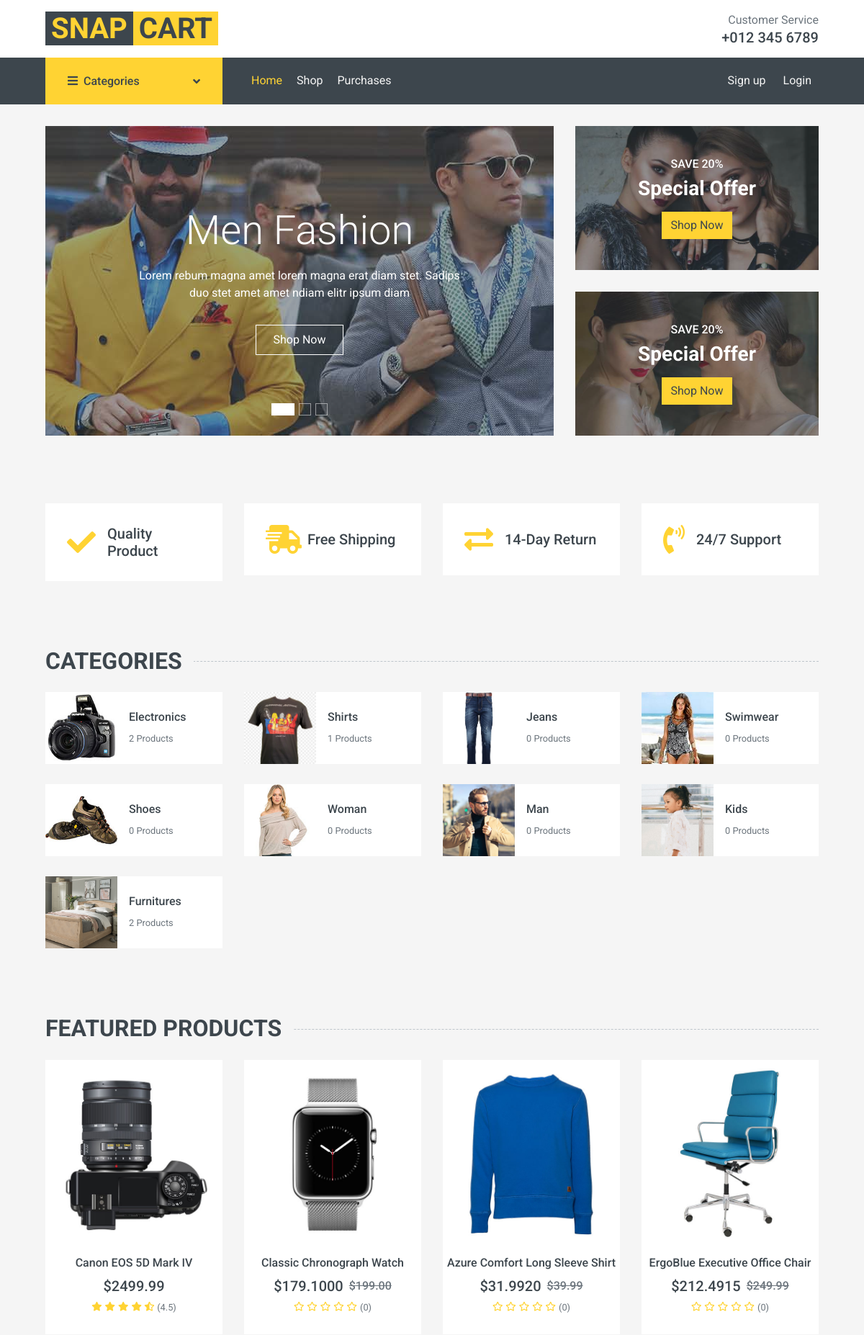
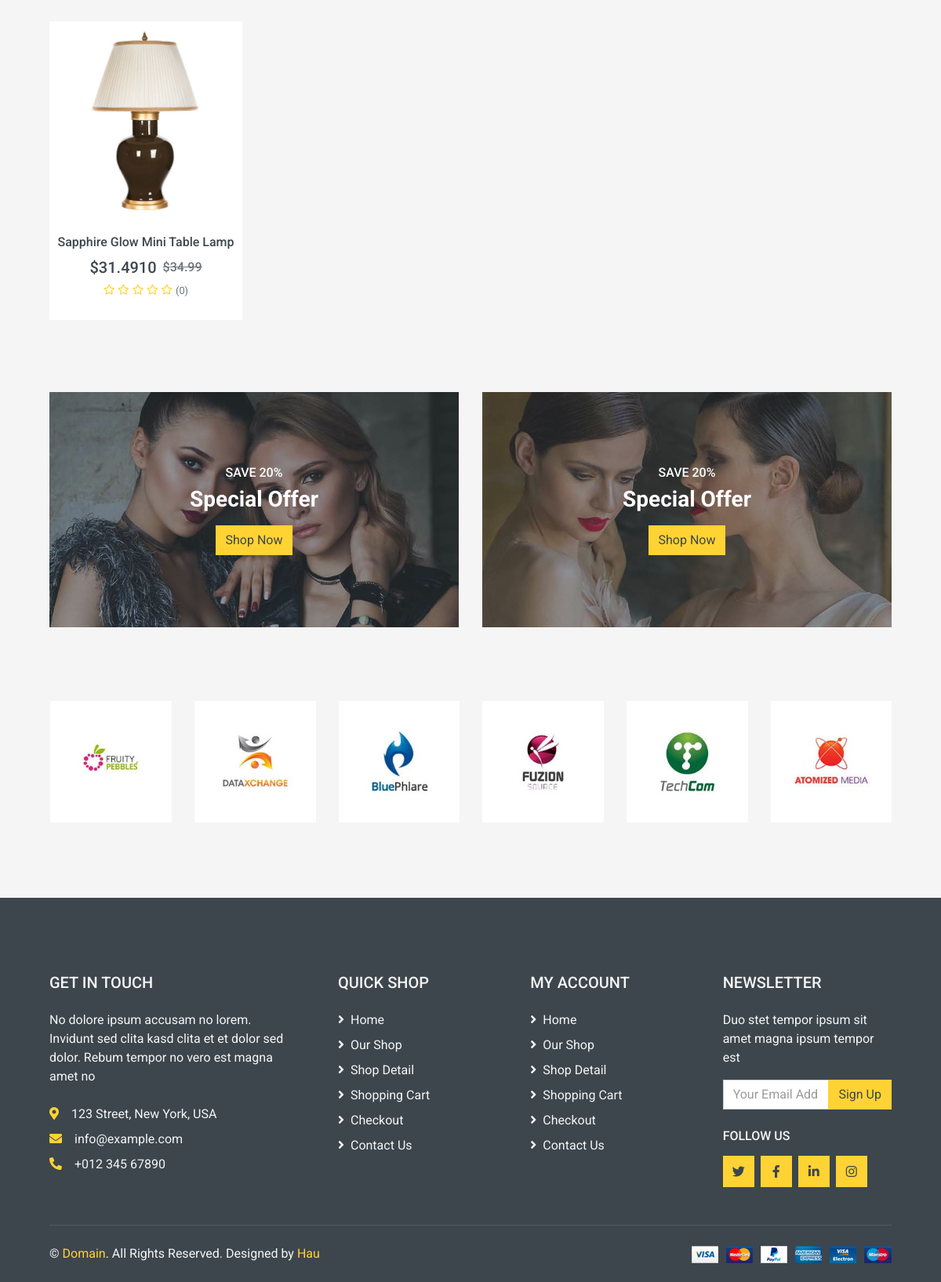
Screenshot of /products/ with the database file from the repository (2 pictures, top to bottom).
### products/models.py (models this page shows, shortened)
class Category(models.Model):
    name = models.CharField(max_length=255, unique=True)
    category_img = models.ImageField(default="", upload_to="category_images/")

class Product(models.Model):
    product_name = models.CharField(max_length=255)
    description = models.TextField()
    price = models.DecimalField(max_digits=10, decimal_places=2)
    discount = models.DecimalField(
        max_digits=5, decimal_places=2, default=0.00
    )  # Percentage discount
    stock_quantity = models.PositiveIntegerField()
    created_at = models.DateTimeField(auto_now_add=True)
    categories = models.ManyToManyField(
        Category
    )  # Many-to-many relationship with categories
    product_img = models.ImageField(upload_to="product_images/")
    def calculate_average_rating(self):
        return Rating.objects.filter(product=self).aggregate(Avg("rating"))[
            "rating__avg"
        ]
    @property
    def average_rating(self):
        avg_rating = self.calculate_average_rating()
        return avg_rating if avg_rating else 0
    @property
    def partial_rating(self):
        avg_rating = self.calculate_average_rating()
        decimal_part = avg_rating - int(avg_rating)  # Extract decimal part
        return int(decimal_part * 10) if decimal_part else 0
    @property
    def price_after_discount(self):
        return self.price * ((100 - self.discount) / 100)
    @property
    def has_discount(self):
        if self.price == self.price_after_discount:
            return False
        else:
            return True

### products/views.py (the view)
# urls.py: path("", views.index, name="index"),
def index(request):
    authenticated = request.session.get("authenticated")
    show_overlay = request.session.get("show_overlay")
    show_login_toast = request.GET.get("show_login_toast") == "true"
    show_logout_toast = request.GET.get("show_logout_toast") == "true"
    if authenticated:
        setup_session(request)
    categories = Category.objects.all()
    number_list = list(range(1, 6))
    products_with_avg_ratings = Product.objects.annotate(
        avg_rating=ExpressionWrapper(
            Cast(Avg("rating__rating"), FloatField()), output_field=FloatField()
        )
    )
    top_rated_products = products_with_avg_ratings.order_by("-avg_rating")[:8]
    return render(
        request,
        "products/index.html",
        {
            "categories": categories,
            "products": top_rated_products,
            "number_list": number_list,
            "authenticated": authenticated,
            "show_overlay": show_overlay,
            "show_login_toast": show_login_toast,
            "show_logout_toast": show_logout_toast,
        },
    )

### products/templates/products/index.html (shortened to what this page needs)
{% extends "base.html" %}
{% block content %}
{% load static %}
<div class="container-fluid mb-3">
    <div class="row px-xl-5">
        <div class="col-lg-8">
            <div id="header-carousel" class="carousel slide carousel-fade mb-30 mb-lg-0" data-ride="carousel">
                <ol class="carousel-indicators">
                    <li data-target="#header-carousel" data-slide-to="0" class="active"></li>
                    <li data-target="#header-carousel" data-slide-to="1"></li>
                    <li data-target="#header-carousel" data-slide-to="2"></li>
                </ol>
                <div class="carousel-inner">
                    <div class="carousel-item position-relative active" style="height: 430px;">
                        <img class="position-absolute w-100 h-100" src="{% static 'img/carousel-1.jpg' %}"
                            style="object-fit: cover;">
                        <div class="carousel-caption d-flex flex-column align-items-center justify-content-center">
                            <div class="p-3" style="max-width: 700px;">
                                <h1 class="display-4 text-white mb-3 animate__animated animate__fadeInDown">Men Fashion
                                </h1>
                                <p class="mx-md-5 px-5 animate__animated animate__bounceIn">Lorem rebum magna amet lorem
                                    magna erat diam stet. Sadips duo stet amet amet ndiam elitr ipsum diam</p>
                                <a class="btn btn-outline-light py-2 px-4 mt-3 animate__animated animate__fadeInUp"
                                    href="{% url 'products:marketplace' %}">Shop Now</a>
                            </div>
                        </div>
                    </div>
                </div>
            </div>
        </div>
        <div class="col-lg-4">
            <div class="product-offer mb-30" style="height: 200px;">
                <img class="img-fluid" src="{% static 'img/offer-1.jpg' %}" alt="">
                <div class="offer-text">
                    <h6 class="text-white text-uppercase">Save 20%</h6>
                    <h3 class="text-white mb-3">Special Offer</h3>
                    <a href="{% url 'products:marketplace' %}" class="btn btn-primary">Shop Now</a>
                </div>
            </div>
            <div class="product-offer mb-30" style="height: 200px;">
                <img class="img-fluid" src="{% static 'img/offer-2.jpg' %}" alt="">
                <div class="offer-text">
                    <h6 class="text-white text-uppercase">Save 20%</h6>
                    <h3 class="text-white mb-3">Special Offer</h3>
                    <a href="{% url 'products:marketplace' %}" class="btn btn-primary">Shop Now</a>
                </div>
            </div>
        </div>
    </div>
</div>
<div class="container-fluid pt-5">
    <div class="row px-xl-5 pb-3">
        <div class="col-lg-3 col-md-6 col-sm-12 pb-1">
            <div class="d-flex align-items-center bg-light mb-4" style="padding: 30px;">
                <h1 class="fa fa-check text-primary m-0 mr-3"></h1>
                <h5 class="font-weight-semi-bold m-0">Quality Product</h5>
            </div>
        </div>
        <div class="col-lg-3 col-md-6 col-sm-12 pb-1">
            <div class="d-flex align-items-center bg-light mb-4" style="padding: 30px;">
                <h1 class="fa fa-shipping-fast text-primary m-0 mr-2"></h1>
                <h5 class="font-weight-semi-bold m-0">Free Shipping</h5>
            </div>
        </div>
        <div class="col-lg-3 col-md-6 col-sm-12 pb-1">
            <div class="d-flex align-items-center bg-light mb-4" style="padding: 30px;">
                <h1 class="fas fa-exchange-alt text-primary m-0 mr-3"></h1>
                <h5 class="font-weight-semi-bold m-0">14-Day Return</h5>
            </div>
        </div>
        <div class="col-lg-3 col-md-6 col-sm-12 pb-1">
            <div class="d-flex align-items-center bg-light mb-4" style="padding: 30px;">
                <h1 class="fa fa-phone-volume text-primary m-0 mr-3"></h1>
                <h5 class="font-weight-semi-bold m-0">24/7 Support</h5>
            </div>
        </div>
    </div>
</div>
<div class="container-fluid pt-5">
    <h2 class="section-title position-relative text-uppercase mx-xl-5 mb-4"><span
            class="bg-secondary pr-3">Categories</span></h2>
    <div class="row px-xl-5 pb-3">
        {% for category in categories %}
        <div class="col-lg-3 col-md-4 col-sm-6 pb-1">
            <a class="text-decoration-none" href="{% url 'products:marketplace' %}?category={{ category.name }}">
                <div class="cat-item d-flex align-items-center mb-4">
                    <div class="overflow-hidden" style="width: 100px; height: 100px;">
                        <img class="img-fluid" src="{{ category.category_img.url }}" alt="{{ category.name }}">
                    </div>
                    <div class="flex-fill pl-3">
                        <h6>{{ category.name }}</h6>
                        <small class="text-body">{{ category.product_set.count }} Products</small>
                    </div>
                </div>
            </a>
        </div>
        {% endfor %}
    </div>
</div>
<div class="container-fluid pt-5 pb-3">
    <h2 class="section-title position-relative text-uppercase mx-xl-5 mb-4"><span class="bg-secondary pr-3">Featured
            Products</span></h2>
    <div class="row px-xl-5">
        {% for product in products %}
        <div class="col-lg-3 col-md-4 col-sm-6 pb-1">
            <div class="product-item bg-light mb-4">
                <div class="product-img position-relative overflow-hidden">
                    <img class="img-fluid w-100" src="{{ product.product_img.url }}" alt="{{ product.product_name }}">
                    {% if authenticated %}
                    <div class="product-action">
                        <a class="btn btn-outline-dark btn-square index-add-link" href=""
                            data-product-id="{{ product.pk }}"><i class="fa fa-shopping-cart"></i></a>
                        <a class="btn btn-outline-dark btn-square like_product_link" href=""
                            data-product-id="{{ product.pk }}"><i class="far fa-heart"></i></a>
                        <a class="btn btn-outline-dark btn-square"
                            href="{% url 'products:detail' product_id=product.pk %}"><i class="fa fa-search"></i></a>
                    </div>
                    {% else %}
                    <div class="product-action">
                    </div>
                    {% endif %}
                </div>
                <div class="text-center py-4">
                    <a class="h6 text-decoration-none text-truncate" href="">{{ product.product_name }}</a>
                    <div class="d-flex align-items-center justify-content-center mt-2">
                        {% if product.has_discount %}
                        <h5>${{ product.price_after_discount }}</h5>
                        <h6 class="text-muted ml-2"><del>${{ product.price }}</del></h6>
                        {% else %}
                        <h5>${{ product.price }}</h5>
                        {% endif %}
                    </div>
                    <div class="d-flex align-items-center justify-content-center mb-1">
                        {% for i in number_list %}
                        {% if i <= product.average_rating %} <small class="fa fa-star text-primary mr-1"></small>
                            {% elif i == product.average_rating|add:1 and product.partial_rating >= 5 %}
                            <small class="fa fa-star-half-alt text-primary mr-1"></small>
                            {% else %}
                            <small class="far fa-star text-primary mr-1"></small>
                            {% endif %}
                            {% endfor %}
                            <small>({{ product.average_rating }})</small>
                    </div>
                </div>
            </div>
        </div>
        {% endfor %}
    </div>
</div>
<div class="container-fluid pt-5 pb-3">
    <div class="row px-xl-5">
        <div class="col-md-6">
            <div class="product-offer mb-30" style="height: 300px;">
                <img class="img-fluid" src="{% static 'img/offer-1.jpg' %}" alt="">
                <div class="offer-text">
                    <h6 class="text-white text-uppercase">Save 20%</h6>
                    <h3 class="text-white mb-3">Special Offer</h3>
                    <a href="" class="btn btn-primary">Shop Now</a>
                </div>
            </div>
        </div>
        <div class="col-md-6">
            <div class="product-offer mb-30" style="height: 300px;">
                <img class="img-fluid" src="{% static 'img/offer-2.jpg' %}" alt="">
                <div class="offer-text">
                    <h6 class="text-white text-uppercase">Save 20%</h6>
                    <h3 class="text-white mb-3">Special Offer</h3>
                    <a href="" class="btn btn-primary">Shop Now</a>
                </div>
            </div>
        </div>
    </div>
</div>
<div class="container-fluid py-5">
    <div class="row px-xl-5">
        <div class="col">
            <div class="owl-carousel vendor-carousel">
                <div class="bg-light p-4">
                    <img src="{% static 'img/vendor-1.jpg' %}" alt="">
                </div>
                <div class="bg-light p-4">
                    <img src="{% static 'img/vendor-2.jpg' %}" alt="">
                </div>
                <div class="bg-light p-4">
                    <img src="{% static 'img/vendor-3.jpg' %}" alt="">
                </div>
                <div class="bg-light p-4">
                    <img src="{% static 'img/vendor-4.jpg' %}" alt="">
                </div>
                <div class="bg-light p-4">
                    <img src="{% static 'img/vendor-5.jpg' %}" alt="">
                </div>
                <div class="bg-light p-4">
                    <img src="{% static 'img/vendor-6.jpg' %}" alt="">
                </div>
            </div>
        </div>
    </div>
</div>
{% endblock %}

### rows the page displays
Category: category_img (picture), name "Electronics", product_set.count "2"
Category: category_img (picture), name "Shirts", product_set.count "1"
Category: category_img (picture), name "Jeans", product_set.count "0"
Category: category_img (picture), name "Swimwear", product_set.count "0"
Category: category_img (picture), name "Shoes", product_set.count "0"
Category: category_img (picture), name "Woman", product_set.count "0"
Category: category_img (picture), name "Man", product_set.count "0"
Category: category_img (picture), name "Kids", product_set.count "0"
Category: category_img (picture), name "Furnitures", product_set.count "2"
Product: product_img (picture), product_name "Canon EOS 5D Mark IV", price "2499.99", average_rating "4.5"
Product: product_img (picture), product_name "Classic Chronograph Watch", price_after_discount "179.1000", price "199.00", average_rating "0"
Product: product_img (picture), product_name "Azure Comfort Long Sleeve Shirt", price_after_discount "31.9920", price "39.99", average_rating "0"
Product: product_img (picture), product_name "ErgoBlue Executive Office Chair", price_after_discount "212.4915", price "249.99", average_rating "0"
Product: product_img (picture), product_name "Sapphire Glow Mini Table Lamp", price_after_discount "31.4910", price "34.99", average_rating "0"
